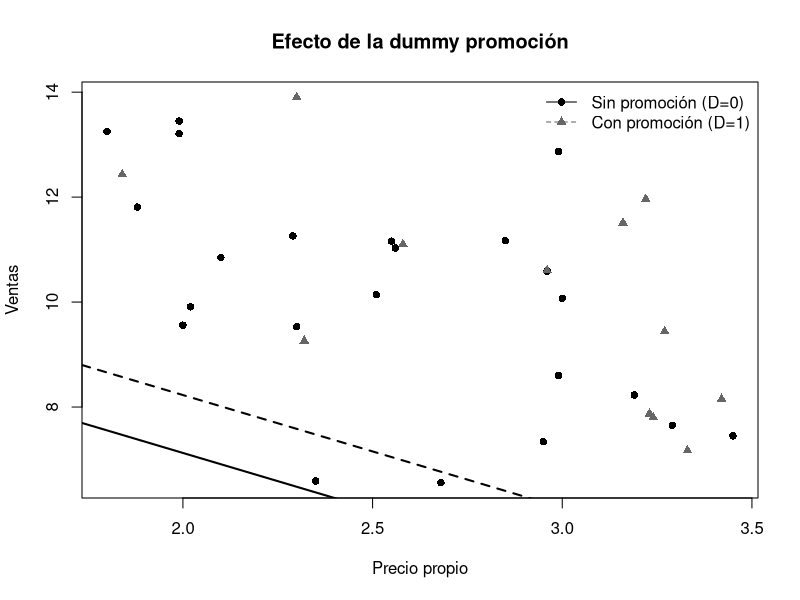

This chart was generated by the following R code:
# =============================================================================
# ECONOMETRÍA — Capítulo 8
# Script Teórico: Variables cualitativas en el MRLG
# Autor: Carlos de Anta Puig
# =============================================================================
# INSTRUCCIONES: Abre primero mEconometria.Rproj en RStudio.
#                Ejecutar bloque a bloque con Ctrl+Enter.
# =============================================================================

pausa <- function(msg = "\n  [Pulsa ENTER para continuar...]") {
  cat(msg); invisible(readline())
}

library(tidyverse); library(readxl)
caso_a <- read_excel("data/caso_a_demanda.xlsx")

cat("
=============================================================================
  ECONOMETRÍA — Tema 8: Variables cualitativas (dummies)
=============================================================================
")
pausa()

# ── 1. MODELO SIN DUMMY ────────────────────────────────────────────────
cat("\n--- 1. MODELO SIN DUMMY ---\n\n")
mod_sin <- lm(ventas ~ precio_propio + gasto_publicidad, data = caso_a)
print(summary(mod_sin)$coefficients)
pausa()

# ── 2. MODELO CON DUMMY PROMOCIÓN ──────────────────────────────────────
cat("\n--- 2. MODELO CON DUMMY PROMOCIÓN ---\n\n")
mod_con <- lm(ventas ~ precio_propio + gasto_publicidad + promocion, data = caso_a)
print(summary(mod_con)$coefficients)

b_promo <- coef(mod_con)[4]
cat(sprintf("\n  Efecto de la promoción: %.4f MM EUR\n", b_promo))
cat(sprintf("  Cuando hay promoción, las ventas son %.2f MM EUR %s.\n",
            abs(b_promo), ifelse(b_promo > 0, "MAYORES", "MENORES")))
pausa()

# ── 3. INTERPRETACIÓN GRÁFICA ─────────────────────────────────────────
cat("\n--- 3. INTERPRETACIÓN: DOS RECTAS PARALELAS ---\n")

plot(caso_a$precio_propio, caso_a$ventas, pch = ifelse(caso_a$promocion == 1, 17, 16),
     col = ifelse(caso_a$promocion == 1, "gray40", "black"),
     xlab = "Precio propio", ylab = "Ventas", main = "Efecto de la dummy promoción")
abline(a = coef(mod_con)[1], b = coef(mod_con)[2], lty = 1, lwd = 2)
abline(a = coef(mod_con)[1] + coef(mod_con)[4], b = coef(mod_con)[2], lty = 2, lwd = 2)
legend("topright", legend = c("Sin promoción (D=0)", "Con promoción (D=1)"),
       pch = c(16, 17), lty = c(1, 2), col = c("black", "gray40"), bty = "n")

cat("\n  La dummy DESPLAZA la recta hacia arriba (si b > 0) o abajo (si b < 0).")
cat("\n  La PENDIENTE (efecto del precio) es la misma en ambos grupos.\n")

cat("\n=== FIN Script Tema 08 ===\n")
